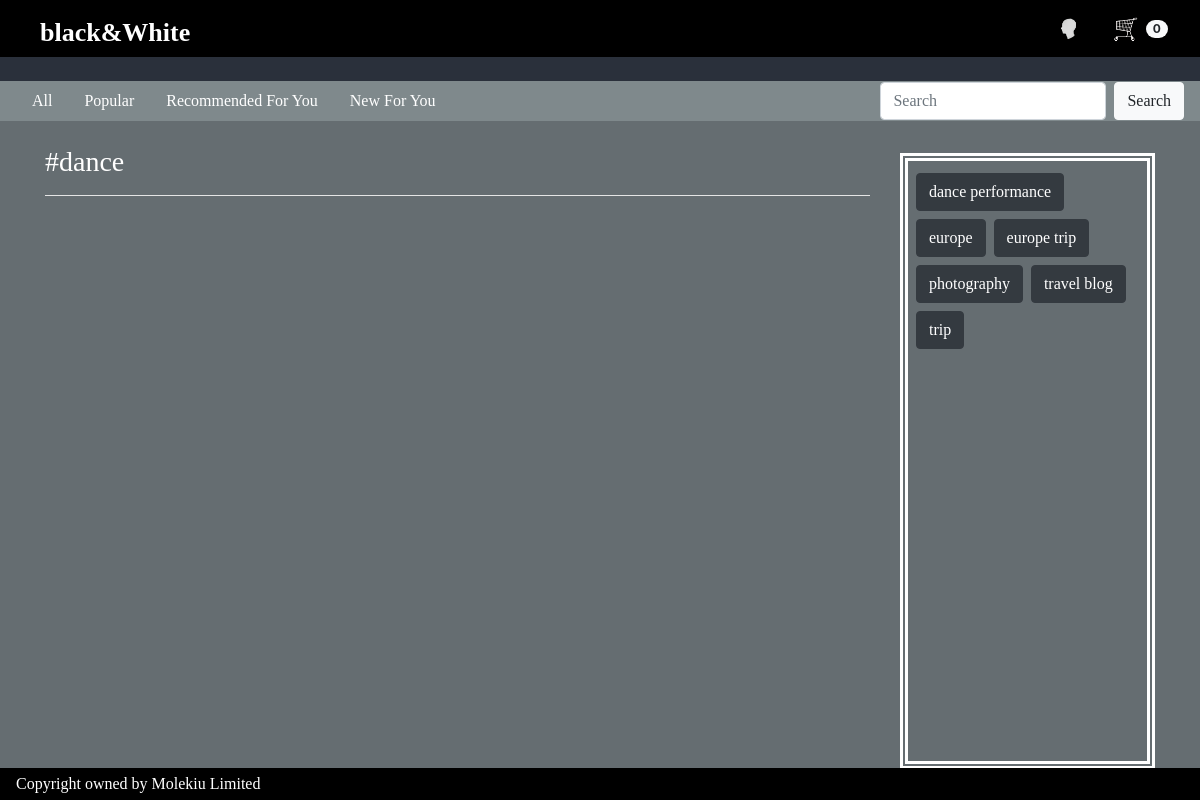
Page /webb/7/hashtag_detail/ on the committed database.
### webb/models.py (models this page shows, shortened)
class Hashtag(models.Model):
    tag_text = models.CharField(max_length=100)
    def get_absolute_url(self):
        return reverse('webb:hashtag_detail', args=[self.pk])

### webb/views.py (the view)
# urls.py: path('<int:pk>/hashtag_detail/', HashtagDetailView.as_view(), name='hashtag_detail'),
class HashtagDetailView(DetailView):
    model = Hashtag
    template_name = 'hashtags/hashtag_detail.html'
    def get_context_data(self, **kwargs):
        context = super().get_context_data(**kwargs)
        context['hashtags_list'] = Hashtag.objects.exclude(pk=self.get_object().pk).order_by('tag_text')
        return context

### webb/templates/hashtags/hashtag_detail.html (shortened to what this page needs)
{% load static %}
<!DOCTYPE html>
<html>
    <head>
		<link rel="stylesheet" href="https://maxcdn.bootstrapcdn.com/bootstrap/4.4.1/css/bootstrap.min.css">
		<link rel="stylesheet" href="https://cdnjs.cloudflare.com/ajax/libs/font-awesome/4.7.0/css/font-awesome.min.css">
    </head>
    <body style="background-color: #656D71">
        {% include 'nav/home_nav.html' %}
        <div id='art_news_ticker' style="background-color:#2A303B; height: 3vh;" class="nav-shadow">
        </div>
        {% include 'nav/blog_critique_nav.html'%}
        <div class="mt-3 didot row mx-auto" style="width: 95%; color: white">
            <div class="col-9">
                <h3 class="my-2">#{{ object.tag_text }}</h3>
                <hr style="background-color:white;">
            </div>
            <div class="col-3 w-100" style="height: 77vh;">
                <div class="container-fluid w-100 px-1 mt-3 py-2 h-100" style="border-color: white; border-style: double; border-width: 8px;
                overflow-y: auto;">
                    <div class="d-flex flex-wrap">
                        {% for hashtag in hashtags_list %}
                        <div class='m-1'><a class="btn btn-dark" href="{{ hashtag.get_absolute_url }}"
                            style="width: fit-content;">{{ hashtag.tag_text }}</a></div>
                        {% endfor %}
                    </div>
                </div>
            </div>
        </div>
        <footer class="fixed-bottom justify-content-between d-flex py-1 px-3" style="background-color:black; color:white;">
			<div id="copyright" class="didot">
				 Copyright owned by Molekiu Limited
			</div>
		</footer>
    </body>
</html>

### webb/templates/hashtags/hashtag_detail.html (style rules this page uses)
html, body { margin: 0; height: 100%; width: 100%; }
.didot { font-family: Didot, "Didot LT STD", "Hoefler Text", Garamond, "Times New Roman", serif; }
.nav-shadow { box-shadow: 0 5px 10px 0 rgba(0, 0, 0, 0.4), 0 6px 20px 0 rgba(0, 0, 0, 0.4); }
a { text-decoration: none; color:white }
body { background-color: #D5DAE0; }

### rows in the picture
Hashtag: tag_text "dance"
Hashtag: tag_text "dance performance"
Hashtag: tag_text "europe"
Hashtag: tag_text "europe trip"
Hashtag: tag_text "photography"
Hashtag: tag_text "travel blog"
Hashtag: tag_text "trip"
